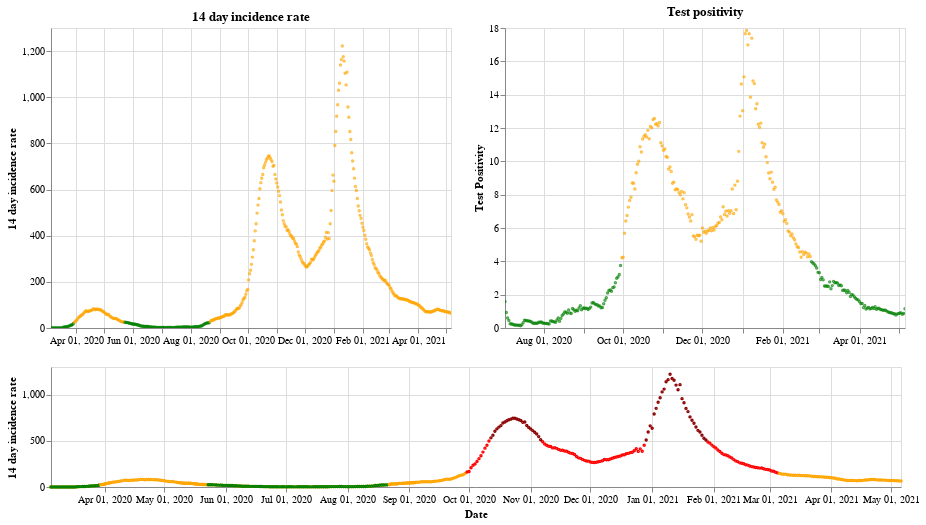

The cell this chart's notebook holds for it:
### Markdown cell above
## Northern Ireland

### Code cell
plot_traffic_light('Northern Ireland')

### Figure 1 — Vega-Lite specification as saved in the notebook (floating-point values rounded to 4 significant figures; data arrays with more than 128 entries replaced by an {"elided": "..."} marker saying what was removed)
{"config": {"view": {"continuousWidth": 400, "continuousHeight": 300}}, "vconcat": [{"hconcat": [{"mark": {"type": "point", "size": 2}, "encoding": {"color": {"condition": {"value": "green", "test": "(datum.twoWeeklyCasesRate <= 25)"}, "value": "orange"}, "tooltip": [{"type": "nominal", "field": "areaName"}, {"type": "temporal", "field": "date"}, {"type": "quantitative", "field": "twoWeeklyCasesRate"}, {"type": "quantitative", "field": "testPositivity"}], "x": {"type": "temporal", "axis": {"title": ""}, "field": "date", "scale": {"domain": {"selection": "DateBrush"}}, "timeUnit": "yearmonthdate"}, "y": {"type": "quantitative", "axis": {"title": "14 day incidence rate"}, "field": "twoWeeklyCasesRate"}}, "title": "14 day incidence rate", "width": 400}, {"mark": {"type": "point", "size": 2}, "encoding": {"color": {"condition": {"value": "green", "test": "(datum.testPositivity <= 4)"}, "value": "orange"}, "tooltip": [{"type": "nominal", "field": "areaName"}, {"type": "temporal", "field": "date"}, {"type": "quantitative", "field": "twoWeeklyCasesRate"}, {"type": "quantitative", "field": "testPositivity"}], "x": {"type": "temporal", "axis": {"title": ""}, "field": "date", "scale": {"domain": {"selection": "DateBrush"}}, "timeUnit": "yearmonthdate"}, "y": {"type": "quantitative", "axis": {"title": "Test Positivity"}, "field": "testPositivity"}}, "title": "Test positivity", "width": 400}]}, {"layer": [{"mark": {"type": "point", "size": 2}, "encoding": {"color": {"condition": {"value": "orange", "test": "((50 && datum.twoWeeklyCasesRate) < 150)"}, "value": "red"}, "opacity": {"condition": {"value": 1, "test": "((50 && datum.twoWeeklyCasesRate) < 500)"}, "value": 0}, "tooltip": [{"type": "nominal", "field": "areaName"}, {"type": "temporal", "field": "date"}, {"type": "quantitative", "field": "twoWeeklyCasesRate"}, {"type": "quantitative", "field": "testPositivity"}], "x": {"type": "temporal", "axis": {"title": "Date"}, "field": "date", "timeUnit": "yearmonthdate"}, "y": {"type": "quantitative", "axis": {"title": "14 day incidence rate"}, "field": "twoWeeklyCasesRate"}}, "selection": {"DateBrush": {"type": "interval", "encodings": ["x"], "fields": ["Time"]}}, "width": 850}, {"mark": {"type": "point", "size": 2}, "encoding": {"color": {"value": "darkred"}, "opacity": {"condition": {"value": 1, "test": "(datum.twoWeeklyCasesRate >= 500)"}, "value": 0}, "tooltip": [{"type": "nominal", "field": "areaName"}, {"type": "temporal", "field": "date"}, {"type": "quantitative", "field": "twoWeeklyCasesRate"}, {"type": "quantitative", "field": "testPositivity"}], "x": {"type": "temporal", "axis": {"title": "Date"}, "field": "date", "timeUnit": "yearmonthdate"}, "y": {"type": "quantitative", "axis": {"title": "14 day incidence rate"}, "field": "twoWeeklyCasesRate"}}, "width": 400}, {"mark": {"type": "point", "size": 2}, "encoding": {"color": {"condition": {"value": "green", "test": "((4 && datum.twoWeeklyCasesRate) < 25)"}, "value": "orange"}, "opacity": {"condition": {"value": 1, "test": "(datum.twoWeeklyCasesRate < 50)"}, "value": 0}, "tooltip": [{"type": "nominal", "field": "areaName"}, {"type": "temporal", "field": "date"}, {"type": "quantitative", "field": "twoWeeklyCasesRate"}, {"type": "quantitative", "field": "testPositivity"}], "x": {"type": "temporal", "axis": {"title": "Date"}, "field": "date", "timeUnit": "yearmonthdate"}, "y": {"type": "quantitative", "axis": {"title": "14 day incidence rate"}, "field": "twoWeeklyCasesRate"}}, "width": 400}], "height": 120, "width": 800}], "data": {"name": "data-5c87079a2cb77ba56c9d6c14c090bae6"}, "$schema": "https://vega.github.io/schema/vega-lite/v4.8.1.json", "datasets": {"data-5c87079a2cb77ba56c9d6c14c090bae6": {"elided": "428 records"}}}
